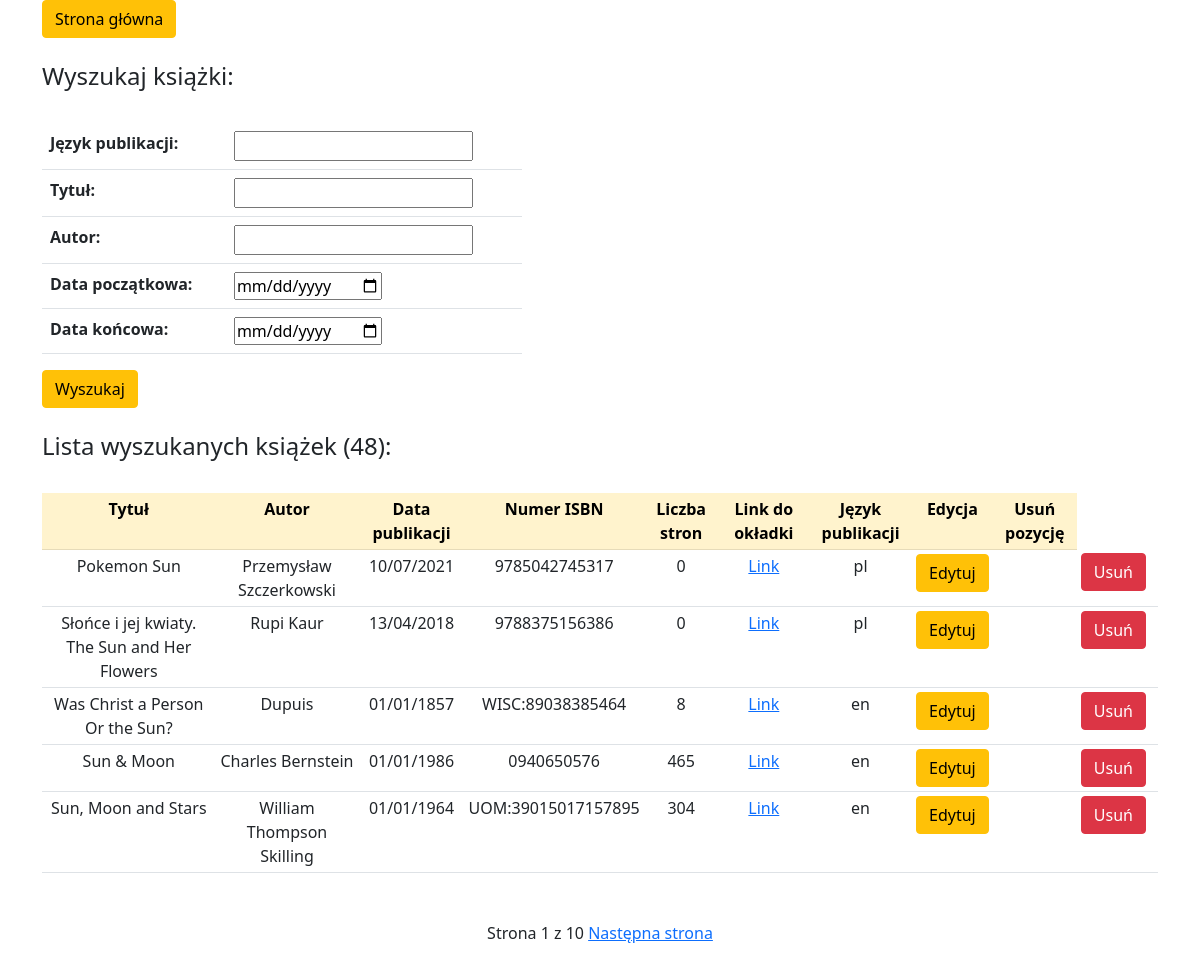
/show/, run on an earlier commit of the app's database.
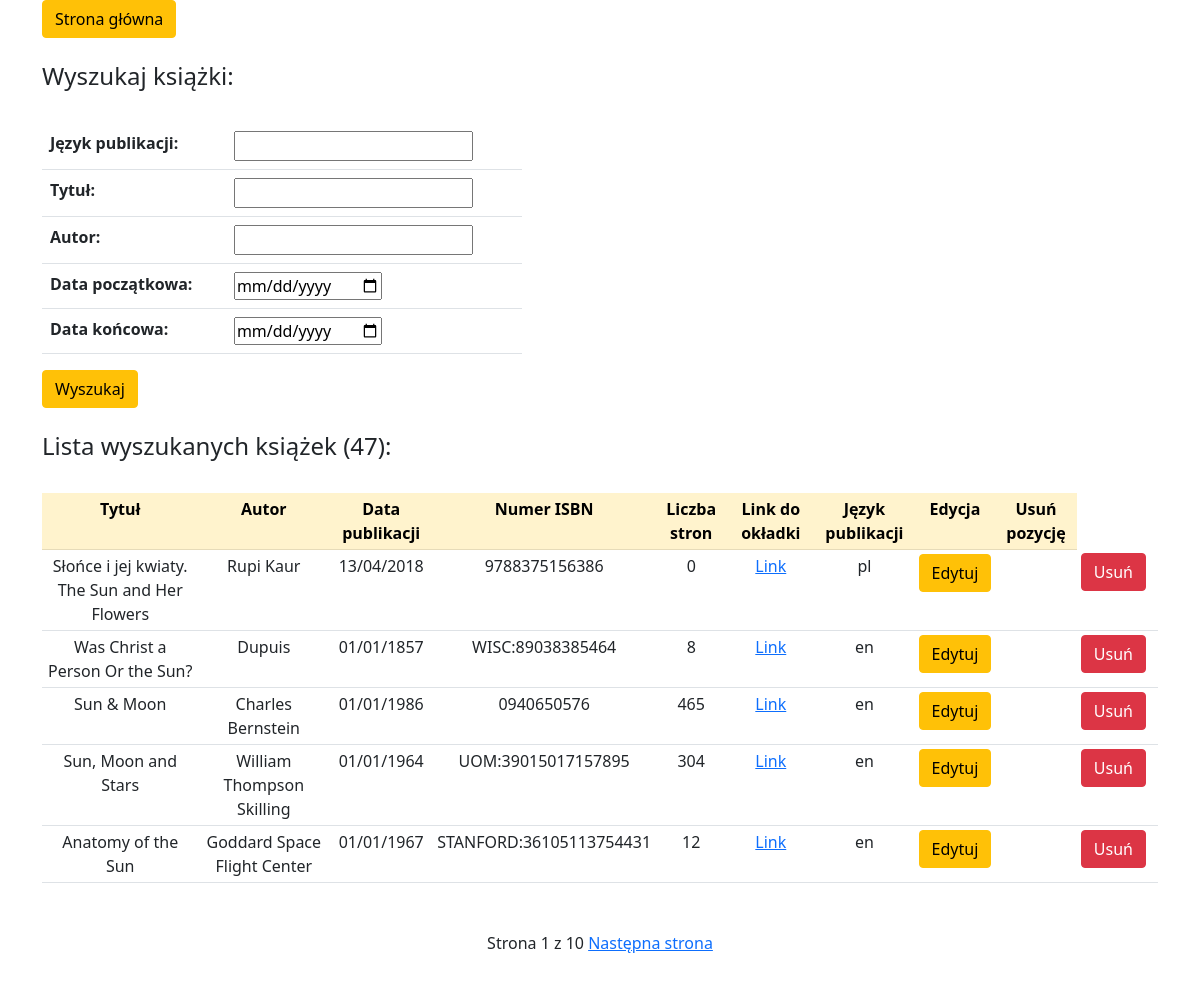
And on a later commit of the database.
### books/models.py (models this page shows, shortened)
class Book(models.Model):
    tytuł = models.CharField(max_length=50)
    autor = models.CharField(max_length=30)
    data_publikacji = models.DateField(help_text='yyyy-mm-dd')
    numer_isbn = models.CharField(max_length=20, verbose_name='Numer ISBN')
    liczba_stron = models.PositiveSmallIntegerField(default=0)
    link_do_okładki = models.URLField()
    język_publikacji = models.CharField(max_length=20)

### books/views.py (the view)
# urls.py: path('show/', SearchResultView.as_view(), name='show'),
class SearchResultView(FilterView):
    model = Book
    context_object_name = 'book_list'
    template_name = 'books/show.html'
    filterset_class = BookFilter
    paginate_by = 5

### books/templates/books/show.html (shortened to what this page needs)
<!DOCTYPE html>
<html>
  <head>
    <link href="https://cdn.jsdelivr.net/npm/bootstrap@5.0.0-beta1/dist/css/bootstrap.min.css" rel="stylesheet">
  </head>
  <body>
    <div class="container">
      <a href = "{% url 'index' %}" class="btn btn-warning">Strona główna</a><br>
      <br>
      <h4>Wyszukaj książki:</h4>
      <br>
      <form action = "" method = "GET">
        <table class='table' style="max-width: 30rem;">
          {{ filter.form.as_table }}
        </table>
        <button type="submit" class="btn btn-warning">Wyszukaj</button>
      </form>
      <br>
      <h4>Lista wyszukanych książek ({{ filter.qs.count }}):</h4>
      <br>
      {% if filter %}
      <table class='table table-sm' style="max-width: 100rem;">
        <tr align="center" class="table-warning">
          <th> Tytuł </th>
          <th> Autor </th>
          <th> Data publikacji </th>
          <th> Numer ISBN </th>
          <th> Liczba stron </th>
          <th> Link do okładki </th>
          <th> Język publikacji </th>
          <th> Edycja </th>
          <th> Usuń pozycję </th>
        </tr>
        {% for book in book_list %}
          <tr align="center">
            <td>{{ book.tytuł }}</td>
            <td>{{ book.autor }}</td>
            <td>{{ book.data_publikacji|date:"d/m/Y" }}</td>
            <td>{{ book.numer_isbn }}</td>
            <td>{{ book.liczba_stron }}</td>
            <td><a href = "{{ book.link_do_okładki }}">Link</a></td>
            <td>{{ book.język_publikacji }}</td>
            <td><a href = "{% url 'update' book.id %}" class="btn btn-warning">Edytuj</a><td>
            <td><a href = "{% url 'delete' book.id %}" class="btn btn-danger">Usuń</a><td>
          </tr>
        {% endfor %}
      </table>
      {% endif %}
      {% if is_paginated %}
      <div class="pagination justify-content-center my-5">
        <span class="page-links">
            <span class="page-current">
            Strona {{ page_obj.number }} z {{ page_obj.paginator.num_pages }}
            </span>
            {% if page_obj.has_next %}
              <a href="{% url 'show' %}?page={{ page_obj.next_page_number }}">Następna strona</a>
            {% endif %}
        </span>
      </div>
      {% endif %}
    </div>
  </body>
</html>

What changed in the data, as far as the page shows it:
removed Book: tytuł "Pokemon Sun", autor "Przemysław Szczerkowski", data_publikacji "10/07/2021", numer_isbn "9785042745317", liczba_stron "0", język_publikacji "pl"
now on this page (row unchanged): Book: tytuł "Anatomy of the Sun", autor "Goddard Space Flight Center", data_publikacji "01/01/1967", numer_isbn "STANFORD:36105113754431", liczba_stron "12", język_publikacji "en"
Also different on the page:
{{ filter.qs.count }}: "48" → "47"
